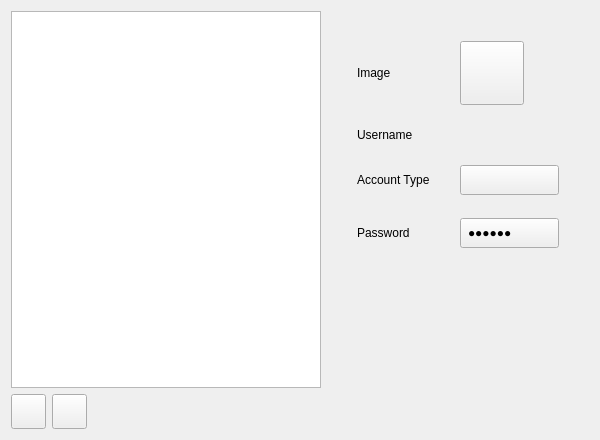
<?xml version="1.0" encoding="UTF-8"?>
<ui version="4.0">
 <class>PageUsers</class>
 <widget class="QWidget" name="PageUsers">
  <property name="geometry">
   <rect>
    <x>0</x>
    <y>0</y>
    <width>600</width>
    <height>440</height>
   </rect>
  </property>
  <property name="windowTitle">
   <string notr="true"/>
  </property>
  <layout class="QHBoxLayout" name="horizontalLayout_2">
   <item>
    <layout class="QVBoxLayout" name="verticalLayout">
     <item>
      <widget class="ListWidget" name="listWidget">
       <property name="sizePolicy">
        <sizepolicy hsizetype="Maximum" vsizetype="Expanding">
         <horstretch>0</horstretch>
         <verstretch>0</verstretch>
        </sizepolicy>
       </property>
       <property name="minimumSize">
        <size>
         <width>310</width>
         <height>0</height>
        </size>
       </property>
       <property name="iconSize">
        <size>
         <width>48</width>
         <height>48</height>
        </size>
       </property>
      </widget>
     </item>
     <item>
      <layout class="QHBoxLayout" name="horizontalLayout">
       <item>
        <widget class="QPushButton" name="buttonAdd">
         <property name="minimumSize">
          <size>
           <width>35</width>
           <height>35</height>
          </size>
         </property>
         <property name="maximumSize">
          <size>
           <width>35</width>
           <height>35</height>
          </size>
         </property>
         <property name="text">
          <string/>
         </property>
         <property name="icon">
          <iconset resource="../users.qrc">
           <normaloff>:/icons/add.png</normaloff>:/icons/add.png</iconset>
         </property>
         <property name="iconSize">
          <size>
           <width>24</width>
           <height>24</height>
          </size>
         </property>
        </widget>
       </item>
       <item>
        <widget class="QPushButton" name="buttonRemove">
         <property name="minimumSize">
          <size>
           <width>35</width>
           <height>35</height>
          </size>
         </property>
         <property name="maximumSize">
          <size>
           <width>35</width>
           <height>35</height>
          </size>
         </property>
         <property name="text">
          <string/>
         </property>
         <property name="icon">
          <iconset resource="../users.qrc">
           <normaloff>:/icons/remove.png</normaloff>:/icons/remove.png</iconset>
         </property>
         <property name="iconSize">
          <size>
           <width>24</width>
           <height>24</height>
          </size>
         </property>
        </widget>
       </item>
       <item>
        <spacer name="horizontalSpacer">
         <property name="orientation">
          <enum>Qt::Horizontal</enum>
         </property>
         <property name="sizeType">
          <enum>QSizePolicy::MinimumExpanding</enum>
         </property>
         <property name="sizeHint" stdset="0">
          <size>
           <width>40</width>
           <height>20</height>
          </size>
         </property>
        </spacer>
       </item>
      </layout>
     </item>
    </layout>
   </item>
   <item>
    <widget class="QWidget" name="userWidget" native="true">
     <layout class="QVBoxLayout" name="verticalLayout_2">
      <property name="spacing">
       <number>0</number>
      </property>
      <property name="leftMargin">
       <number>0</number>
      </property>
      <property name="topMargin">
       <number>0</number>
      </property>
      <property name="rightMargin">
       <number>0</number>
      </property>
      <property name="bottomMargin">
       <number>0</number>
      </property>
      <item>
       <layout class="QGridLayout" name="gridLayout">
        <property name="leftMargin">
         <number>30</number>
        </property>
        <property name="topMargin">
         <number>30</number>
        </property>
        <property name="rightMargin">
         <number>30</number>
        </property>
        <property name="bottomMargin">
         <number>30</number>
        </property>
        <property name="horizontalSpacing">
         <number>30</number>
        </property>
        <property name="verticalSpacing">
         <number>23</number>
        </property>
        <item row="0" column="0">
         <widget class="QLabel" name="label">
          <property name="text">
           <string>Image</string>
          </property>
         </widget>
        </item>
        <item row="1" column="0">
         <widget class="QLabel" name="label_3">
          <property name="text">
           <string>Username</string>
          </property>
         </widget>
        </item>
        <item row="2" column="0">
         <widget class="QLabel" name="label_4">
          <property name="text">
           <string>Account Type</string>
          </property>
         </widget>
        </item>
        <item row="3" column="0">
         <widget class="QLabel" name="label_2">
          <property name="text">
           <string>Password</string>
          </property>
         </widget>
        </item>
        <item row="2" column="1">
         <widget class="FlatButton" name="buttonAccountType">
          <property name="sizePolicy">
           <sizepolicy hsizetype="Expanding" vsizetype="Fixed">
            <horstretch>0</horstretch>
            <verstretch>0</verstretch>
           </sizepolicy>
          </property>
          <property name="minimumSize">
           <size>
            <width>0</width>
            <height>30</height>
           </size>
          </property>
          <property name="styleSheet">
           <string notr="true">padding-left: 7px;
padding-right: 7px;
text-align:left;</string>
          </property>
          <property name="text">
           <string/>
          </property>
         </widget>
        </item>
        <item row="3" column="1">
         <widget class="FlatButton" name="buttonPassword">
          <property name="sizePolicy">
           <sizepolicy hsizetype="Expanding" vsizetype="Fixed">
            <horstretch>0</horstretch>
            <verstretch>0</verstretch>
           </sizepolicy>
          </property>
          <property name="minimumSize">
           <size>
            <width>0</width>
            <height>30</height>
           </size>
          </property>
          <property name="styleSheet">
           <string notr="true">padding-left: 7px;
padding-right: 7px;
text-align:left;</string>
          </property>
          <property name="text">
           <string>●●●●●●</string>
          </property>
         </widget>
        </item>
        <item row="0" column="1">
         <widget class="FlatButton" name="buttonImage">
          <property name="sizePolicy">
           <sizepolicy hsizetype="Fixed" vsizetype="Fixed">
            <horstretch>0</horstretch>
            <verstretch>0</verstretch>
           </sizepolicy>
          </property>
          <property name="minimumSize">
           <size>
            <width>64</width>
            <height>64</height>
           </size>
          </property>
          <property name="maximumSize">
           <size>
            <width>64</width>
            <height>64</height>
           </size>
          </property>
          <property name="text">
           <string/>
          </property>
          <property name="iconSize">
           <size>
            <width>55</width>
            <height>55</height>
           </size>
          </property>
         </widget>
        </item>
        <item row="1" column="1">
         <widget class="QLabel" name="labelUsername">
          <property name="styleSheet">
           <string notr="true">padding-left: 7px;
padding-right: 7px;
text-align:left;</string>
          </property>
          <property name="text">
           <string/>
          </property>
         </widget>
        </item>
       </layout>
      </item>
      <item>
       <spacer name="verticalSpacer">
        <property name="orientation">
         <enum>Qt::Vertical</enum>
        </property>
        <property name="sizeHint" stdset="0">
         <size>
          <width>20</width>
          <height>87</height>
         </size>
        </property>
       </spacer>
      </item>
     </layout>
    </widget>
   </item>
  </layout>
 </widget>
 <customwidgets>
  <customwidget>
   <class>ListWidget</class>
   <extends>QListWidget</extends>
   <header>ListWidget.h</header>
  </customwidget>
  <customwidget>
   <class>FlatButton</class>
   <extends>QPushButton</extends>
   <header>FlatButton.h</header>
  </customwidget>
 </customwidgets>
 <resources>
  <include location="../users.qrc"/>
 </resources>
 <connections/>
</ui>
